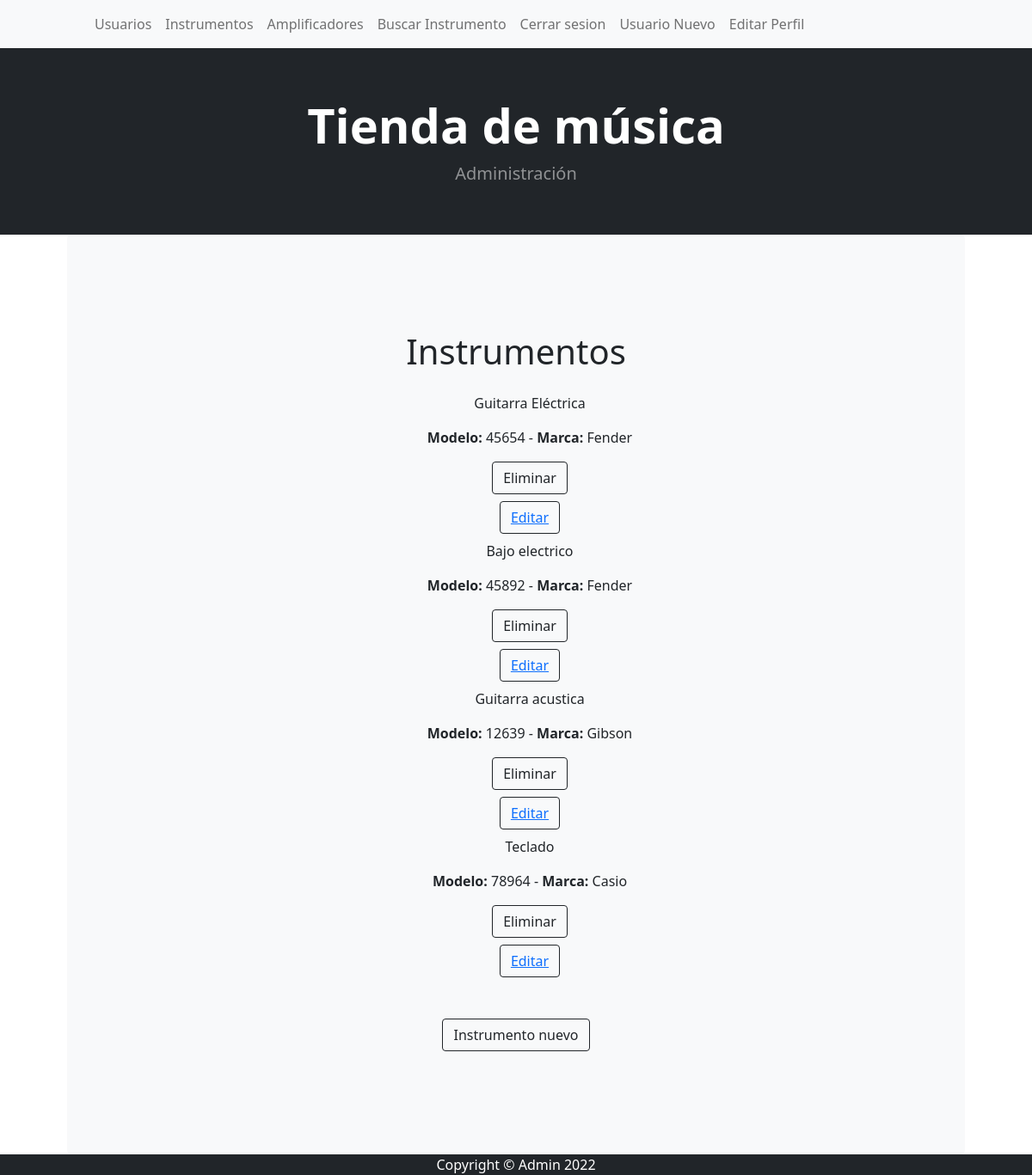
The app's page /app-tienda-musical/instrumento/ (signed in) with its own data.
### AppTiendaMusical/models.py (models this page shows)
class Instrumento(models.Model):
    nombre = models.CharField(max_length=50)
    modelo = models.IntegerField()
    marca = models.CharField(max_length=50)

### AppTiendaMusical/views.py (the view)
# urls.py: path('instrumento/', instrumento, name="Instrumento"),
@login_required
def instrumento(request):
    lista_instrumentos = Instrumento.objects.all()
    return render(request, "Instrumento.html", {"instrumentos": lista_instrumentos})

### AppTiendaMusical/Templates/Instrumento.html
{% extends 'Inicio.html' %}
{% load static %}
{% block ListaDeContenidos %}
<div class="container px-lg-5">
    <div class="p-4 p-lg-5 bg-light rounded-3 text-center">
        <div class="m-4 m-lg-5">
            <h1 style="text-align: center" class="py-3">Instrumentos</h1>
            <ul>
                {% for instrumento in instrumentos %}
                <p style="text-align: center">
                    {{instrumento.nombre}}
                    <div style="text-align: center"> <b> Modelo:</b> {{instrumento.modelo}} - <b>Marca:</b> {{instrumento.marca}}</div>
                </p>
                <div>
                    <form action="{% url 'EliminarInstrumento' instrumento.id %}" method="POST">{% csrf_token %}
                        <center><button class="btn btn-outline-dark mt-auto" type="submit">Eliminar</button></center>
                    </form>
                    <div class="py-2">
                        <center><button class="btn btn-outline-dark mt-auto">
                            <a href="{% url 'EditarInstrumento' instrumento.id %}">Editar</a>
                        </button></center>
                    </div>
                </div>
                {% endfor %}
            </ul>
            <div class="py-4">
                <center><a class="btn btn-outline-dark mt-auto" href="{% url 'AgregarInstrumento' %}">Instrumento nuevo</a></center>
            </div>
        </div>
    </div>
</div>
{% endblock ListaDeContenidos %}

### records on screen
Instrumento: nombre "Guitarra Eléctrica", modelo "45654", marca "Fender"
Instrumento: nombre "Bajo electrico", modelo "45892", marca "Fender"
Instrumento: nombre "Guitarra acustica", modelo "12639", marca "Gibson"
Instrumento: nombre "Teclado", modelo "78964", marca "Casio"
